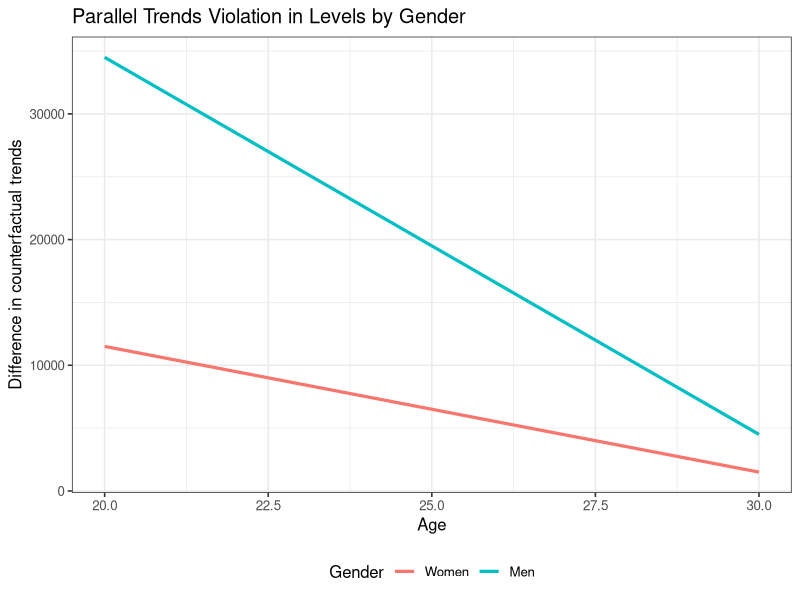
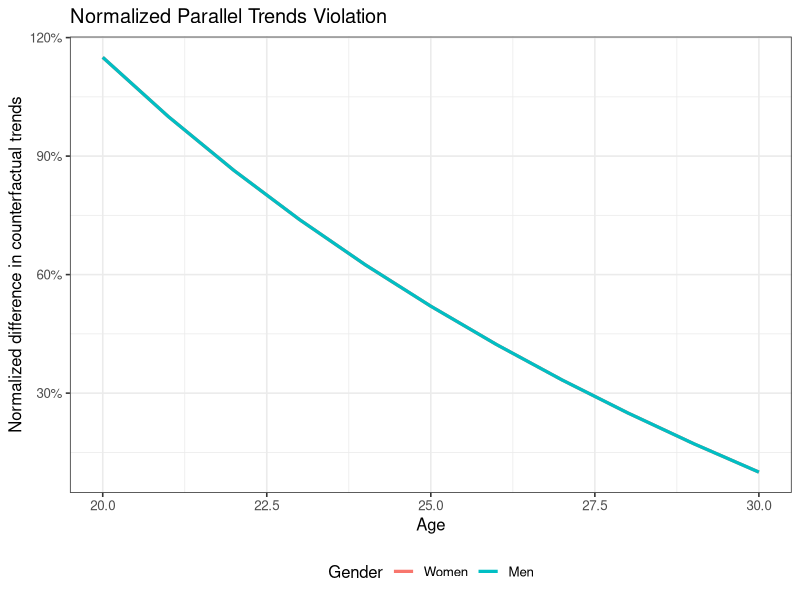
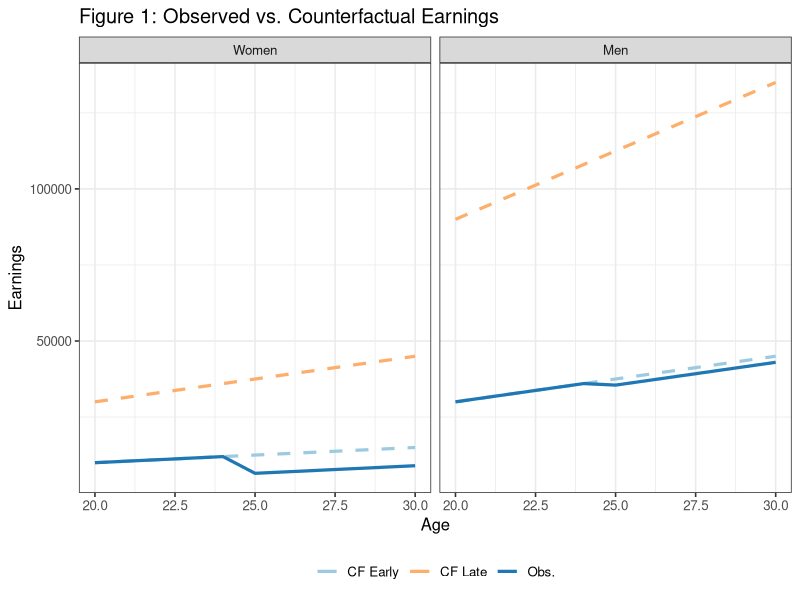
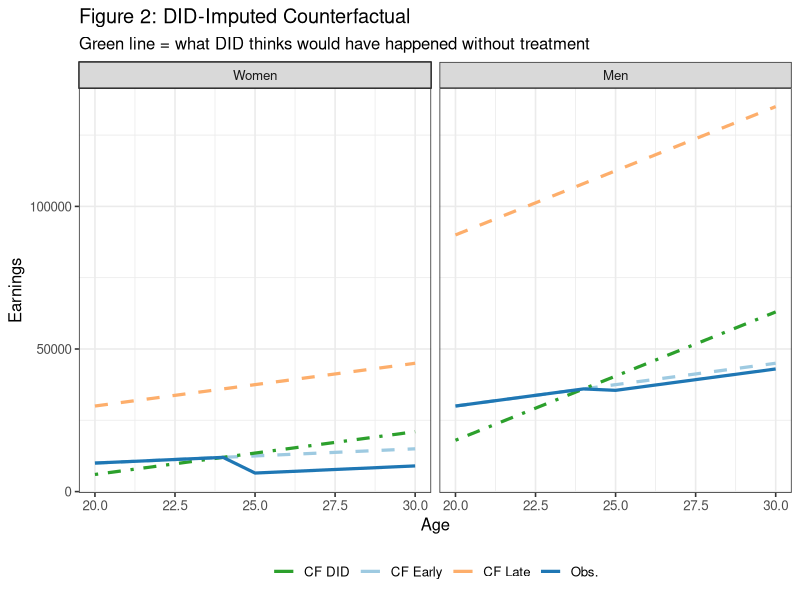
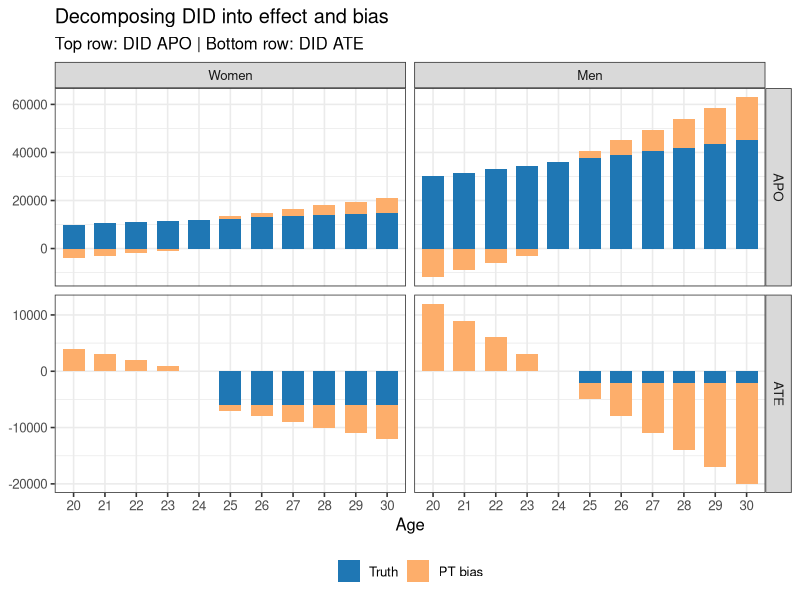
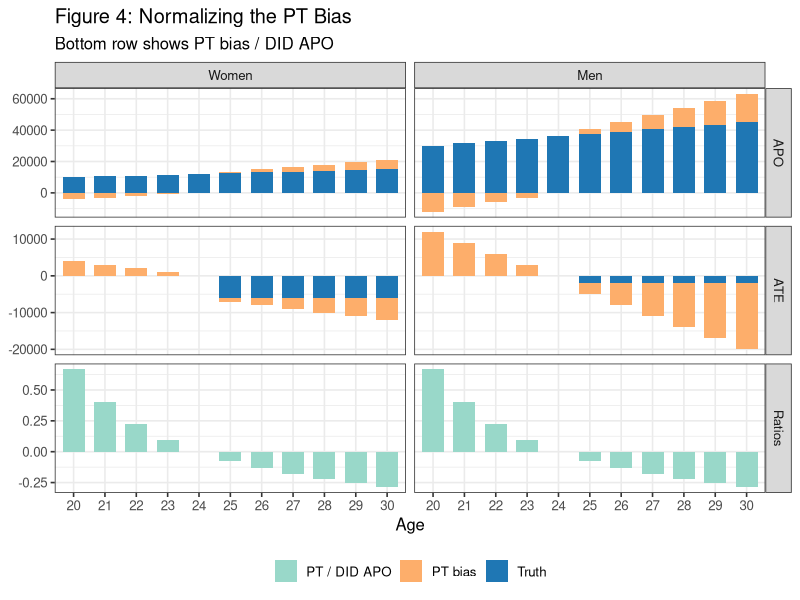
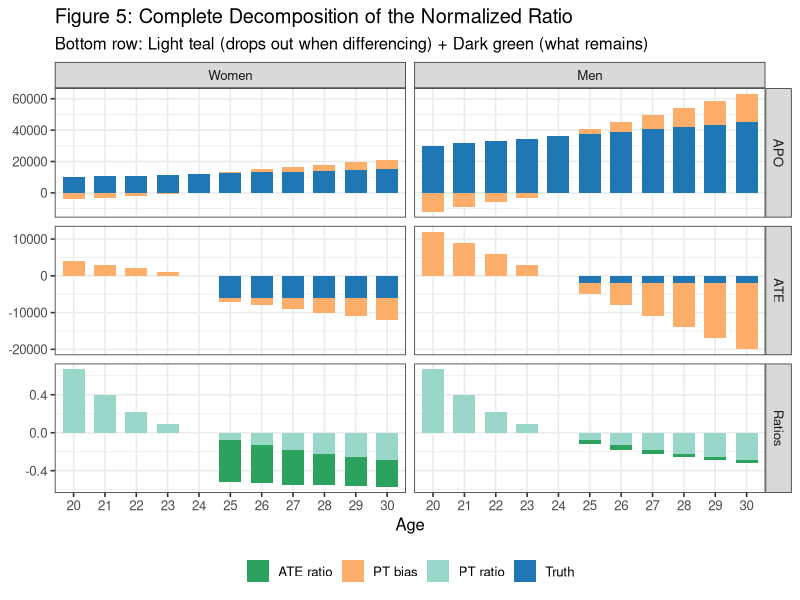
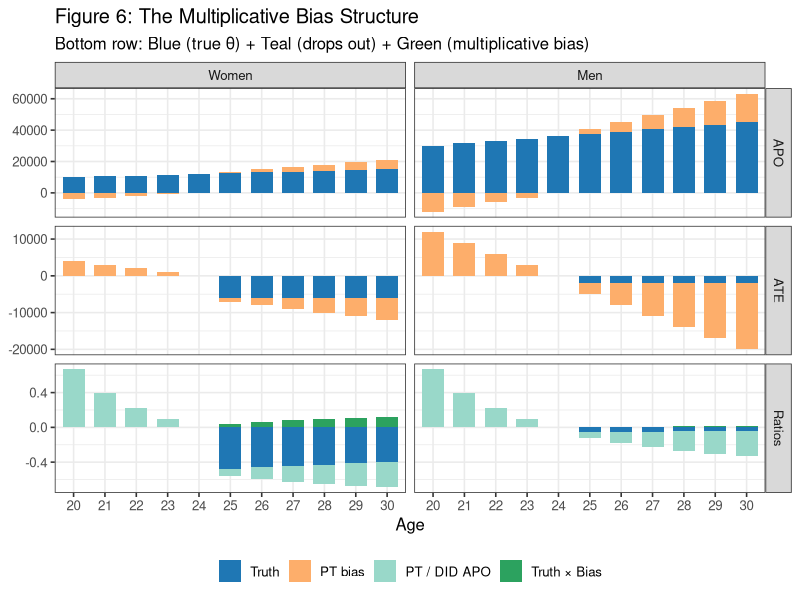

The R script that drew these images, in order:
## ---- chunk 1
knitr::opts_chunk$set(
  collapse = TRUE,
  comment  = "#>",
  fig.width = 8,
  fig.height = 8,
  message = FALSE,
  warning = FALSE
)
library(ggplot2); library(dplyr); library(tidyr)
options(dplyr.summarise.inform = FALSE, scipen = 999, digits = 5)
theme_set(theme_bw(base_size = 12))
## ---- chunk 2
# Parameters
baseline    <- 500
ratio_bias  <- 3    # late vs early slope multiplier
ratio_apos  <- 3    # men vs women slope multiplier
ages        <- 20:30
d_early     <- 25
d_late      <- 30

# Counterfactual earning slopes
s_f_25 <- baseline
s_f_30 <- baseline * ratio_bias
s_m_25 <- baseline * ratio_apos
s_m_30 <- baseline * ratio_apos * ratio_bias

# Treatment effects (ATT)
att_f  <- -6000
att_m  <- -2000

# Build each group
make_group <- function(sex, D, slope, att_level) {
  tibble(
    age    = ages,
    female = sex,
    D      = D,
    y_0    = slope * age,           # counterfactual (no treatment)
    y_1    = y_0 + ifelse(age >= D, att_level, 0),
    y      = y_1                     # observed
  )
}

data <- bind_rows(
  make_group(1, d_early, s_f_25, att_f),
  make_group(1, d_late,  s_f_30, att_f),
  make_group(0, d_early, s_m_25, att_m),
  make_group(0, d_late,  s_m_30, att_m)
)
## ---- chunk 3
# Calculate trend from pre-treatment (age D-1) to each subsequent age
trends <- function(g, d, a) {
  pre <- data |> filter(D == d, female == g, age == d-1) |> pull(y_0)
  post <- data |> filter(D == d, female == g, age == a) |> pull(y_0)
  post - pre
}

# Difference in trends between early and late cohorts
diff_trends <- function(g, a) trends(g, 25, a) - trends(g, 30, a)

expand_grid(
  female = c(0, 1),
  age    = ages
) |>
  mutate(
    diff_trend = purrr::map2_dbl(female, age, diff_trends),
    gender = factor(if_else(female == 1, "Women", "Men"), levels = c("Women", "Men"))
  ) |> 
  ggplot(aes(x = age, y = diff_trend, color = gender)) + 
  geom_line(linewidth = 1.1) + 
  labs(
    title = "Parallel Trends Violation in Levels by Gender",
    x = "Age", 
    y = "Difference in counterfactual trends", 
    color = "Gender"
  ) +
  theme(legend.position = "bottom")
## ---- chunk 4
# Get counterfactual earnings for early cohort (APO)
get_apo <- function(g, a) {
  data |>
    dplyr::filter(D == 25, female == g, age == a) |>
    dplyr::pull(y_0)
}

expand_grid(
  female = c(0, 1),
  age    = ages
) |>
  mutate(
    diff_trend = purrr::map2_dbl(female, age, diff_trends),
    y_0 = purrr::map2_dbl(female, age, get_apo),
    norm_diff_trend = diff_trend / y_0,
    gender = factor(if_else(female == 1, "Women", "Men"), levels = c("Women", "Men"))
  ) |> 
  ggplot(aes(x = age, y = norm_diff_trend, color = gender)) + 
  geom_line(linewidth = 1.1) + 
  labs(
    title = "Normalized Parallel Trends Violation",
    x = "Age", 
    y = "Normalized difference in counterfactual trends", 
    color = "Gender"
  ) +
  scale_y_continuous(labels = scales::percent_format()) +
  theme(legend.position = "bottom")
## ---- chunk 5
plot_df <- bind_rows(
  # Early cohort: observed and counterfactual
  data %>%
    filter(D == d_early) %>%
    pivot_longer(cols = c(y_0, y), names_to = "series", values_to = "value"),
  # Late cohort: counterfactual only (not yet treated at these ages for early cohort)
  data %>%
    filter(D == d_late) %>%
    transmute(age, female, D, series = "y_0", value = y_0)
) %>%
  mutate(
    gender = factor(if_else(female == 1, "Women", "Men"), levels = c("Women", "Men")),
    cohort = factor(if_else(D == d_early, "Early (D=25)", "Late (D=30)"),
                    levels = c("Early (D=25)", "Late (D=30)")),
    series_label = case_when(
      cohort == "Early (D=25)" & series == "y"   ~ "Early — Observed",
      cohort == "Early (D=25)" & series == "y_0" ~ "Early — Counterfactual",
      cohort == "Late (D=30)"  & series == "y_0" ~ "Late — Counterfactual"
    ),
    linetype = if_else(series_label == "Early — Observed", "solid", "dashed"),
    color = case_when(
      series_label == "Early — Observed"       ~ "Obs.",
      series_label == "Early — Counterfactual" ~ "CF Early",
      TRUE                                     ~ "CF Late"
    )
  )

ggplot(plot_df, aes(x = age, y = value, group = series_label)) +
  geom_line(aes(linetype = linetype, color = color), linewidth = 1.1) +
  facet_wrap(~ gender, nrow = 1) +
  scale_linetype_identity() +
  scale_color_manual(
    values = c("Obs." = "#1f77b4", "CF Early" = "#9ecae1", "CF Late" = "#fdae6b")
  ) +
  labs(
    title = "Figure 1: Observed vs. Counterfactual Earnings",
    x = "Age", y = "Earnings", color = NULL
  ) +
  theme(legend.position = "bottom")
## ---- chunk 6
# Calculate DID-imputed counterfactual
did_cf <- bind_rows(lapply(c(1, 0), function(g) {
  # Early cohort's pre-treatment level
  early_pre <- data %>%
    filter(female == g, D == d_early, age == d_early - 1) %>%
    pull(y)
  
  # Late cohort trend
  late_cf <- data %>% filter(female == g, D == d_late) %>% select(age, y_0)
  late_pre <- late_cf %>% filter(age == d_early - 1) %>% pull(y_0)
  
  # DID imputation: shift late trend to match early pre-treatment level
  tibble(
    age    = late_cf$age,
    female = g,
    D      = d_early,
    series = "y_cf_did",
    value  = early_pre + (late_cf$y_0 - late_pre)
  )
})) %>%
  mutate(
    gender = factor(if_else(female == 1, "Women", "Men"), levels = c("Women", "Men")),
    cohort = factor("Early (D=25)", levels = c("Early (D=25)", "Late (D=30)")),
    series_label = "Early — DID-imputed CF",
    linetype = "dotdash",
    color = "CF DID"
  )

plot_df_plus <- bind_rows(plot_df, did_cf)

ggplot(plot_df_plus, aes(x = age, y = value, group = series_label)) +
  geom_line(aes(linetype = linetype, color = color), linewidth = 1.1) +
  facet_wrap(~ gender, nrow = 1) +
  scale_linetype_identity() +
  scale_color_manual(
    values = c(
      "Obs." = "#1f77b4", "CF Early" = "#9ecae1", 
      "CF Late" = "#fdae6b", "CF DID" = "#2ca02c"
    )
  ) +
  labs(
    title = "Figure 2: DID-Imputed Counterfactual",
    subtitle = "Green line = what DID thinks would have happened without treatment",
    x = "Age", y = "Earnings", color = NULL
  ) +
  theme(legend.position = "bottom")
## ---- chunk 7
# Calculate true APO and ATE
early_true_age <- data %>%
  filter(D == d_early) %>%
  group_by(female, age) %>%
  summarise(APO_true = y_0, APO_obs = y, .groups = "drop") |> 
  mutate(ATE_true = APO_obs - APO_true)

# Calculate DID APO
early_did_age <- did_cf %>%
  group_by(female, age) %>%
  summarise(APO_did = value, .groups = "drop")

# Combine and calculate bias
summary_age <- early_true_age %>%
  left_join(early_did_age, by = c("female", "age")) %>%
  mutate(
    PT_bias = APO_did - APO_true,  # parallel trends bias
    ATE_did = APO_obs - APO_did,  # DID ATE = truth - PT bias
    gender  = factor(if_else(female == 1, "Women", "Men"), levels = c("Women", "Men"))
  )

# Prepare stacked bar chart data
apo_stack_age <- summary_age %>%
  transmute(
    gender, age = factor(age),
    measure = factor("APO", levels = c("APO", "ATE")),
    total = APO_did, comp_true = APO_true, comp_bias = PT_bias
  ) %>%
  pivot_longer(c(comp_true, comp_bias), names_to = "component", values_to = "value") %>%
  mutate(component = if_else(component == "comp_true", "Truth", "PT bias"))

ate_stack_age <- summary_age %>%
  transmute(
    gender, age = factor(age),
    measure = factor("ATE", levels = c("APO", "ATE")),
    total = ATE_did, comp_true = ATE_true, comp_bias = -PT_bias
  ) %>%
  pivot_longer(c(comp_true, comp_bias), names_to = "component", values_to = "value") %>%
  mutate(component = if_else(component == "comp_true", "Truth", "PT bias"))

bar_age_df <- bind_rows(apo_stack_age, ate_stack_age)

ggplot(bar_age_df, aes(x = age, y = value, fill = component)) +
  geom_col(width = 0.7) +
  facet_grid(rows = vars(measure), cols = vars(gender), scales = "free_y") +
  scale_fill_manual(
    values = c("Truth" = "#1f77b4", "PT bias" = "#fdae6b"),
    breaks = c("Truth", "PT bias")
  ) +
  labs(
    title = "Decomposing DID into effect and bias",
    subtitle = "Top row: DID APO | Bottom row: DID ATE",
    x = "Age", y = NULL, fill = NULL
  ) +
  theme(legend.position = "bottom")
## ---- chunk 8
pt_ratio_df <- summary_age %>%
  transmute(
    gender, age = factor(age),
    measure = factor("Ratios", levels = c("APO","ATE","Ratios")),
    component = "PT / DID APO",
    value = -PT_bias / APO_did
  )

bar_age_three <- bind_rows(
  apo_stack_age %>% mutate(measure = factor("APO", levels = c("APO","ATE","Ratios"))),
  ate_stack_age %>% mutate(measure = factor("ATE", levels = c("APO","ATE","Ratios"))),
  pt_ratio_df
)

ggplot(bar_age_three, aes(x = age, y = value, fill = component)) +
  geom_col(width = 0.7) +
  facet_grid(rows = vars(measure), cols = vars(gender), scales = "free_y") +
  scale_fill_manual(
    values = c(
      "Truth" = "#1f77b4", "PT bias" = "#fdae6b", "PT / DID APO" = "#99d8c9"
    )
  ) +
  labs(
    title = "Figure 4: Normalizing the PT Bias",
    subtitle = "Bottom row shows PT bias / DID APO",
    x = "Age", y = NULL, fill = NULL
  ) +
  theme(legend.position = "bottom")
## ---- chunk 9
ratios_df <- summary_age %>%
  transmute(
    gender, age = factor(age),
    measure = factor("Ratios", levels = c("APO","ATE","Ratios")),
    `PT ratio`  = -PT_bias / APO_did,
    `ATE ratio` = ATE_true / APO_did
  ) %>%
  pivot_longer(
    cols = c(`PT ratio`, `ATE ratio`), 
    names_to = "component", 
    values_to = "value"
  )

bar_age_three2 <- bind_rows(
  apo_stack_age %>% mutate(measure = factor("APO", levels = c("APO","ATE","Ratios"))),
  ate_stack_age %>% mutate(measure = factor("ATE", levels = c("APO","ATE","Ratios"))),
  ratios_df
)

ggplot(bar_age_three2, aes(x = age, y = value, fill = component)) +
  geom_col(width = 0.7) +
  facet_grid(rows = vars(measure), cols = vars(gender), scales = "free_y") +
  scale_fill_manual(
    values = c(
      "Truth" = "#1f77b4", "PT bias" = "#fdae6b",
      "PT ratio" = "#99d8c9", "ATE ratio" = "#2ca25f"
    )
  ) +
  labs(
    title = "Figure 5: Complete Decomposition of the Normalized Ratio",
    subtitle = "Bottom row: Light teal (drops out when differencing) + Dark green (what remains)",
    x = "Age", y = NULL, fill = NULL
  ) +
  theme(legend.position = "bottom")
## ---- chunk 10

## sanity check
summary_age %>%
  transmute(
    gender, age = factor(age),
    measure = factor("Ratios", levels = c("APO","ATE","Ratios")),
    `ATE ratio` = ATE_true / APO_did,
    `ATE ratio check` = (ATE_true / APO_true) - (ATE_true / APO_true) * (PT_bias / APO_did)
  )

theta_df <- summary_age %>%
  transmute(
    gender, age = factor(age),
    APO_true, ATE_true, APO_did, PT_bias,
    theta_true = ATE_true / APO_true,
    bias_A = -PT_bias / APO_did,
    bias_B = - theta_true * (PT_bias / APO_did)
  )

theta_stack <- bind_rows(
  theta_df %>% transmute(
    gender, age, measure = factor("Ratios", levels = c("APO","ATE","Ratios")),
    component = "Truth", value = theta_true
  ),
  theta_df %>% transmute(
    gender, age, measure = factor("Ratios", levels = c("APO","ATE","Ratios")),
    component = "Bias A", value = bias_A
  ),
  theta_df %>% transmute(
    gender, age, measure = factor("Ratios", levels = c("APO","ATE","Ratios")),
    component = "Bias B", value = bias_B
  )
)

bar_age_three3 <- bind_rows(
  apo_stack_age %>% mutate(measure = factor("APO", levels = c("APO","ATE","Ratios"))),
  ate_stack_age %>% mutate(measure = factor("ATE", levels = c("APO","ATE","Ratios"))),
  theta_stack
)

ggplot(bar_age_three3, aes(x = age, y = value, fill = component)) +
  geom_col(width = 0.7) +
  facet_grid(rows = vars(measure), cols = vars(gender), scales = "free_y") +
  scale_fill_manual(
    values = c(
      "Truth" = "#1f77b4", "PT bias" = "#fdae6b",
      "Bias A" = "#99d8c9", "Bias B" = "#2ca25f"
    ),
    breaks = c("Truth", "PT bias", "Bias A", "Bias B"),
    labels = c("Truth", "PT bias", "PT / DID APO", "Truth × Bias")
  ) +
  labs(
    title = "Figure 6: The Multiplicative Bias Structure",
    subtitle = "Bottom row: Blue (true θ) + Teal (drops out) + Green (multiplicative bias)",
    x = "Age", y = NULL, fill = NULL
  ) +
  theme(legend.position = "bottom")
